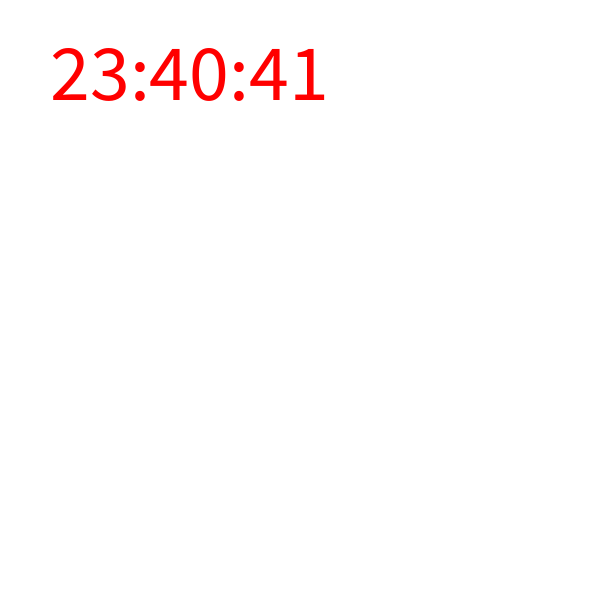
Frame 1 (no input)
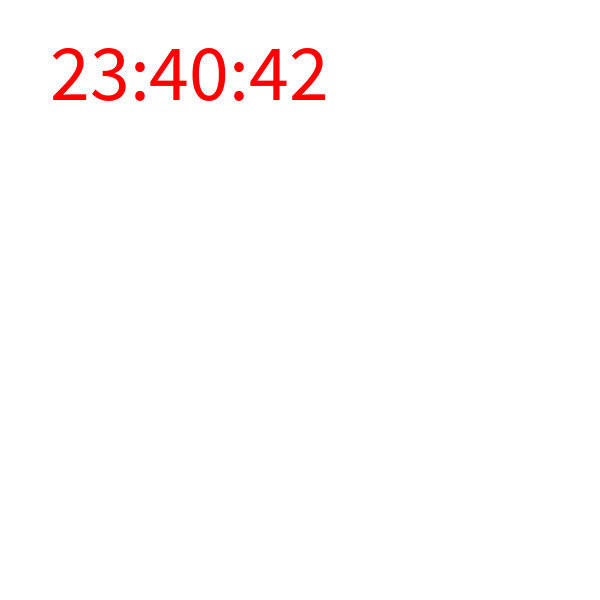
Frame 60 (the mouse pressed at the canvas centre just before this capture)
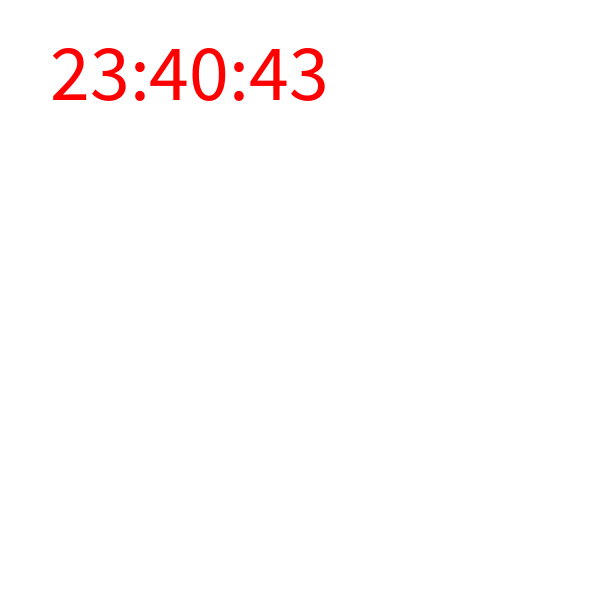
Frame 120 (the mouse held since frame 60 and released just before this capture)

The Processing sketch that drew these frames (run headless with seeded random() and noise(); from frame 60 on, the mouse is pressed at the canvas centre):

// Processing sketch: week10_03_1_hhmmss
// ── week10_03_1_hhmmss.pde
void setup(){
  size(600,600);
  fill(255,0,0);
  textSize(80);
}
void draw(){
  background(255);
  String hh=nf(hour(),2);
  String mm=nf(minute(),2);
  String ss=nf(second(),2);
  text(hh+":"+mm+":"+ss ,50,100);
}
